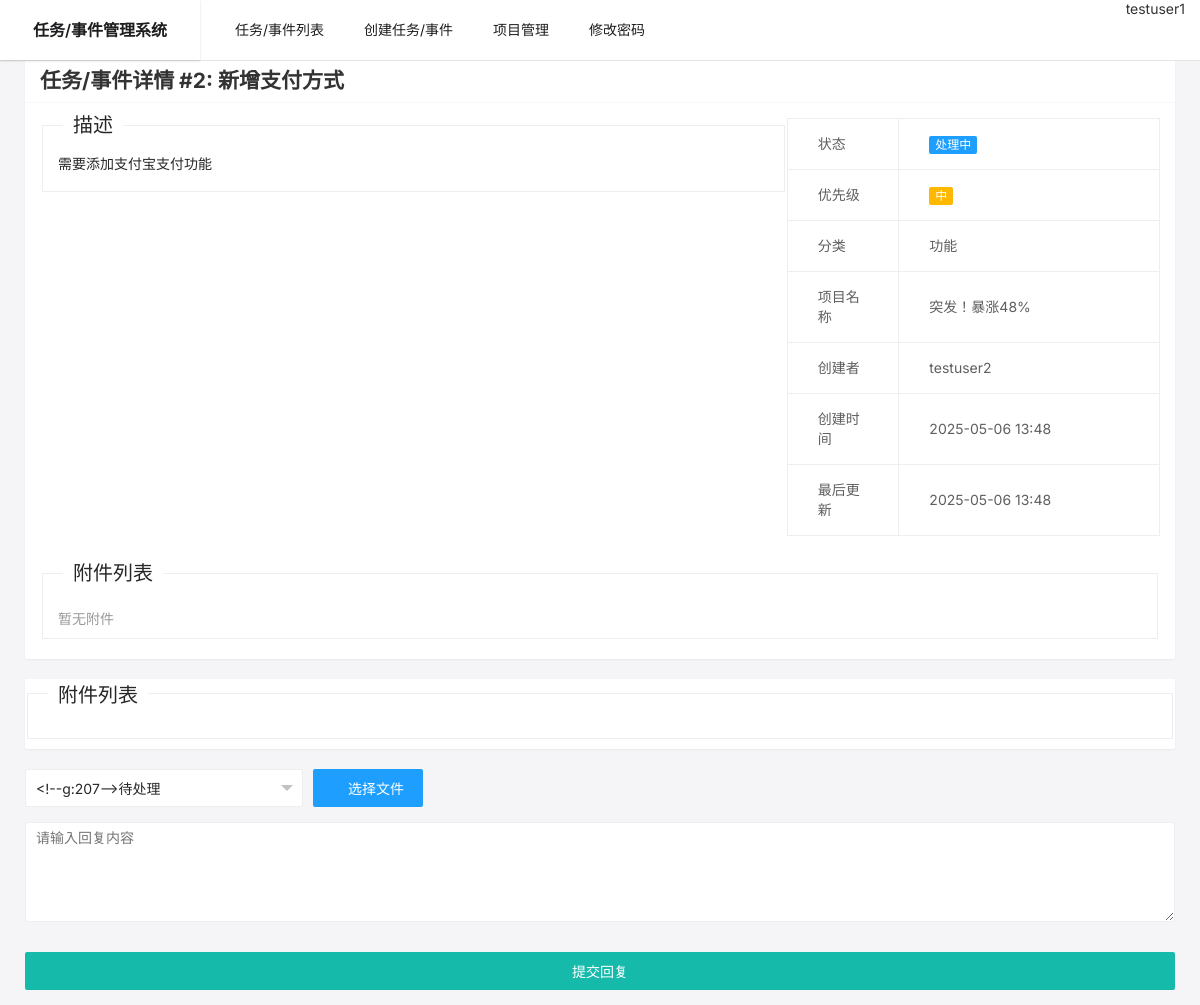
Page /bug/2 (signed in) on the committed database.
### app/models.py (models this page shows, shortened)
class User(UserMixin, db.Model):
    id = db.Column(db.Integer, primary_key=True)
    username = db.Column(db.String(64), unique=True, nullable=False)
    email = db.Column(db.String(120), unique=True, nullable=False)
    password_hash = db.Column(db.String(128))
    is_admin = db.Column(db.Boolean, default=False)
    is_active = db.Column(db.Boolean, default=True)
    can_create_project = db.Column(db.Boolean, default=True)
    can_create_bug = db.Column(db.Boolean, default=True)
    can_reply_bug = db.Column(db.Boolean, default=True)
    created_at = db.Column(db.DateTime, default=datetime.now)
    last_login = db.Column(db.DateTime)

class Bug(db.Model):
    id = db.Column(db.Integer, primary_key=True)
    title = db.Column(db.String(200), nullable=False)
    description = db.Column(db.Text)
    priority = db.Column(db.String(20), nullable=False)  # 高/中/低
    status = db.Column(db.String(20), nullable=False, default=BugStatus.PENDING.value)  # 使用BugStatus枚举值
    type = db.Column(db.String(20), nullable=False)      # BUG/REQUIREMENT
    category = db.Column(db.String(20), nullable=False, default='功能')  # 功能/界面/性能/兼容性/其他
    created_at = db.Column(db.DateTime, default=datetime.now)
    updated_at = db.Column(db.DateTime, default=datetime.now, onupdate=datetime.now)
    creator_id = db.Column(db.Integer, db.ForeignKey('user.id'), nullable=False)
    project_id = db.Column(db.Integer, db.ForeignKey('project.id'), nullable=False)
    creator = db.relationship('User', backref=db.backref('bugs', lazy=True))
    project = db.relationship('Project', backref=db.backref('bugs', lazy=True))

class Project(db.Model):
    id = db.Column(db.Integer, primary_key=True)
    name = db.Column(db.String(255), nullable=False)
    description = db.Column(db.Text)
    created_at = db.Column(db.DateTime, default=datetime.now)
    updated_at = db.Column(db.DateTime, default=datetime.now, onupdate=datetime.now)
    creator_id = db.Column(db.Integer, db.ForeignKey('user.id'), nullable=False)
    creator = db.relationship('User', backref=db.backref('projects', lazy=True))

### app/bug/routes.py (the view, shortened to what this page needs)
@bp.route('/bug/<int:id>', methods=['GET', 'POST'])
@login_required
@active_required
@reply_bug_permission_required
def detail(id):
    from sqlalchemy.orm import joinedload, subqueryload
    bug = Bug.query.options(
        joinedload(Bug.project),
        joinedload(Bug.creator),
        subqueryload(Bug.comments).options(
            joinedload(Comment.author),
            joinedload(Comment.attachments)
        ),
        subqueryload(Bug.attachments).joinedload(Attachment.uploader)
    ).get_or_404(id)
    return render_template('bug/detail.html', bug=bug)

### app/models.py (called while the page is built)
@login_manager.user_loader
def load_user(id):
    return User.query.get(int(id))

### templates/bug/detail.html (shortened to what this page needs)
{% extends "base.html" %}
{% block content %}
<div class="layui-container">
    <div class="layui-card">
        <div class="layui-card-header">
            <div class="layui-row">
                <div class="layui-col-md8">
                    <h2>任务/事件详情 #{{ bug.id }}: {{ bug.title }}</h2>
                </div>
            </div>
        </div>
        <div class="layui-card-body">
            <div class="layui-row">
                <div class="layui-col-md8">
                    <fieldset class="layui-elem-field">
                        <legend>描述</legend>
                        <div class="layui-field-box" id="description">
                        </div>
                    </fieldset>
                </div>
                <div class="layui-col-md4">
                    <table class="layui-table" lay-size="lg">
                        <colgroup>
                            <col width="30%">
                            <col width="70%">
                        </colgroup>
                        <tbody>
                            <tr>
                                <td>状态</td>
                                <td>
                                    {% set status_display = BUG_STATUS_DISPLAY.get(bug.status, bug.status) %}
                                    {% if bug.status == '待处理' %}
                                    <span class="layui-badge layui-bg-orange">{{ status_display }}</span>
                                    {% elif bug.status == '处理中' %}
                                    <span class="layui-badge layui-bg-blue">{{ status_display }}</span>
                                    {% elif bug.status == '已关闭' %}
                                    <span class="layui-badge layui-bg-gray">{{ status_display }}</span>
                                    {% else %}
                                    <span class="layui-badge-rim">{{ status_display }}</span>
                                    {% endif %}
                                </td>
                            </tr>
                            <tr>
                                <td>优先级</td>
                                <td>
                                    {% if bug.priority == '高' %}
                                    <span class="layui-badge">高</span>
                                    {% elif bug.priority == '中' %}
                                    <span class="layui-badge layui-bg-orange">中</span>
                                    {% else %}
                                    <span class="layui-badge layui-bg-green">低</span>
                                    {% endif %}
                                </td>
                            </tr>
                            <tr>
                                <td>分类</td>
                                <td>{{ BUG_CATEGORY_DISPLAY.get(bug.category, bug.category) }}</td>
                            </tr>
                            <tr>
                                <td>项目名称</td>
                                <td>{{ bug.project.name }}</td>
                            </tr>
                            <tr>
                                <td>创建者</td>
                                <td>{{ bug.creator.username }}</td>
                            </tr>
                            <tr>
                                <td>创建时间</td>
                                <td>{{ bug.created_at.strftime('%Y-%m-%d %H:%M') }}</td>
                            </tr>
                            <tr>
                                <td>最后更新</td>
                                <td>{{ bug.updated_at.strftime('%Y-%m-%d %H:%M') }}</td>
                            </tr>
                        </tbody>
                    </table>
                </div>
            </div>
            <div class="layui-row" style="margin-top: 20px;">
                <div class="layui-col-md12">
                    <fieldset class="layui-elem-field">
                        <legend>附件列表</legend>
                        <div class="layui-field-box">
                            {% if bug.attachments %}
                            <table class="layui-table" lay-size="lg">
                                <colgroup>
                                    <col width="30%">
                                    <col width="10%">
                                    <col width="20%">
                                    <col width="15%">
                                    <col width="25%">
                                </colgroup>
                                <thead>
                                    <tr>
                                        <th>文件名</th>
                                        <th>大小</th>
                                        <th>上传时间</th>
                                        <th>上传者</th>
                                        <th>操作</th>
                                    </tr>
                                </thead>
                                <tbody>
                                    {% for attachment in bug.attachments %}
                                    <tr>
                                        <td>
                                            {% if attachment.is_image() %}
                                            <i class="layui-icon layui-icon-picture"></i>
                                            {% else %}
                                            <i class="layui-icon layui-icon-file"></i>
                                            {% endif %}
                                            {{ attachment.filename }}
                                        </td>
                                        <td>{{ attachment.get_file_size_display() }}</td>
                                        <td>{{ attachment.upload_time.strftime('%Y-%m-%d %H:%M') }}</td>
                                        <td>{{ attachment.uploader.username }}</td>
                                        <td>
                                            <div class="layui-btn-group">
                                                <a href="{{ url_for('bug.download_attachment', id=attachment.id) }}"
                                                   class="layui-btn layui-btn-xs">
                                                    <i class="layui-icon layui-icon-download-circle"></i>下载
                                                </a>
                                                {% if attachment.is_previewable() %}
                                                <a href="{{ url_for('bug.preview_attachment', id=attachment.id) }}"
                                                   target="_blank" class="layui-btn layui-btn-xs layui-btn-normal">
                                                    <i class="layui-icon layui-icon-eye"></i>预览
                                                </a>
                                                {% endif %}
                                                {% if current_user.is_admin or current_user.id == attachment.uploader_id %}
                                                <button type="button" onclick="deleteAttachment({{ attachment.id }})"
                                                        class="layui-btn layui-btn-xs layui-btn-danger">
                                                    <i class="layui-icon layui-icon-delete"></i>删除
                                                </button>
                                                {% endif %}
                                            </div>
                                        </td>
                                    </tr>
                                    {% endfor %}
                                </tbody>
                            </table>
                            {% else %}
                            <div class="layui-form-mid layui-word-aux">暂无附件</div>
                            {% endif %}
                        </div>
                    </fieldset>
                </div>
            </div>
        </div>
    </div>
</div>
<div class="layui-container">
    <div class="layui-card">
        <div class="layui-row" style="margin-top: 20px;">
            <div class="layui-col-md12">
                <fieldset class="layui-elem-field">
                    <legend>附件列表</legend>
                    <div class="layui-field-box">
                    </div>
                </fieldset>
            </div>
        </div>
    </div>
</div>
{% if bug.status != '已关闭' %}
<div class="layui-row" style="margin-top: 20px;">
    <div class="layui-container">
        <form class="layui-form" method="post" enctype="multipart/form-data" action="{{ url_for('bug.detail', id=bug.id) }}">
            <div class="layui-form-item">
                <div class="layui-row">
                    <div class="layui-col-xs12 layui-col-sm3" style="padding-right: 10px;">
                    </div>
                    <div class="layui-col-xs12 layui-col-sm6">
                        <div class="layui-upload">
                            <button type="button" class="layui-btn layui-btn-normal" id="upload-btn">
                                <i class="layui-icon"></i>选择文件
                            </button>
                        </div>
                    </div>
                </div>
            </div>
            <div class="layui-form-item layui-form-text">
                <textarea name="content" placeholder="请输入回复内容" class="layui-textarea"></textarea>
            </div>
            <div class="layui-form-item">
                <button class="layui-btn" lay-submit style="width: 100%;">提交回复</button>
            </div>
        </form>
    </div>
</div>
{% endif %}
{% endblock %}

### templates/base.html (shortened to what this page needs)
<!DOCTYPE html>
<html>
<head>
    <link rel="stylesheet" href="{{ url_for('static', filename='css/layui.css') }}">
</head>
<body>
    <div class="layui-layout layui-layout-admin">
        <div class="layui-header">
            <div class="layui-logo layui-hide-xs">任务/事件管理系统</div>
            {% if current_user.is_authenticated %}
            <ul class="layui-nav layui-layout-left">
                <li class="layui-nav-item">
                    <a href="{{ url_for('bug.index') }}">任务/事件列表</a>
                </li>
                <li class="layui-nav-item">
                    <a href="{{ url_for('bug.create') }}">创建任务/事件</a>
                </li>
                <li class="layui-nav-item">
                    <a href="{{ url_for('project.index') }}">项目管理</a>
                </li>
                <li class="layui-nav-item">
                    <a href="{{ url_for('user.change_password') }}">修改密码</a>
                </li>
            </ul>
            <ul class="layui-nav layui-layout-right">
                    <a href="javascript:;">
                    <a href="javascript:;">
                        <i class="layui-icon layui-icon-username"></i>
                        {{ current_user.username }}
                    </a>
            </ul>
            {% endif %}
        </div>
        <div class="layui-body">
            {% block content %}{% endblock %}
        </div>
    </div>
</body>
</html>

### rows in the picture
User: username "testuser1"
Bug: id "2", title "新增支付方式", status "处理中", get "功能", created_at "2025-05-06 13:48", updated_at "2025-05-06 13:48"
Project: project.name "突发！暴涨48%"
User: creator.username "testuser2"
